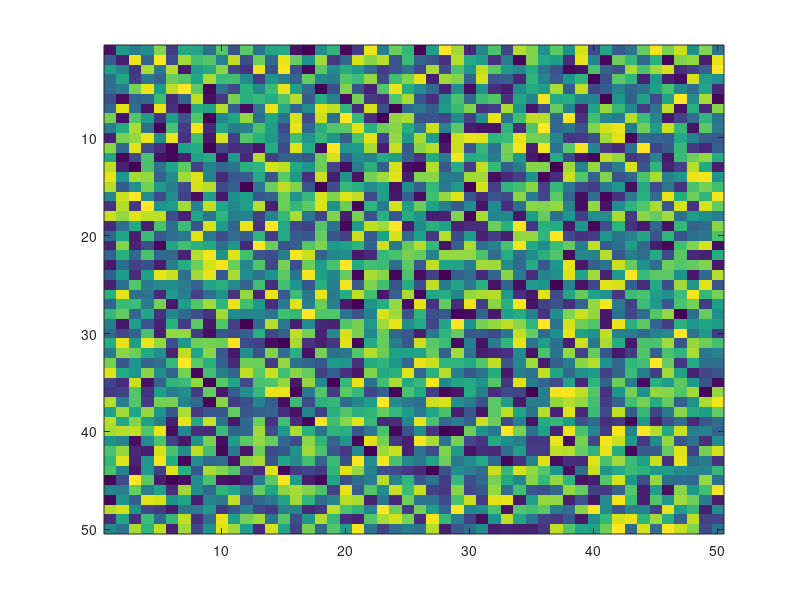

This chart was generated by the following MATLAB code: (Note: this script raises an error after producing the figure.)
%%%%%%%%%%%%%%%%%%%%%%%%%%%%%%%%%%%%%%%%%%%%%%%%%%%%%%%%%%%%%%%%%%%%%%%%%%%
%%%
%%%    This script gives examples of the squarescreen function
%%%
%%%%%%%%%%%%%%%%%%%%%%%%%%%%%%%%%%%%%%%%%%%%%%%%%%%%%%%%%%%%%%%%%%%%%%%%%%%

figure; imagesc(rand(50,50));
squarescreen
